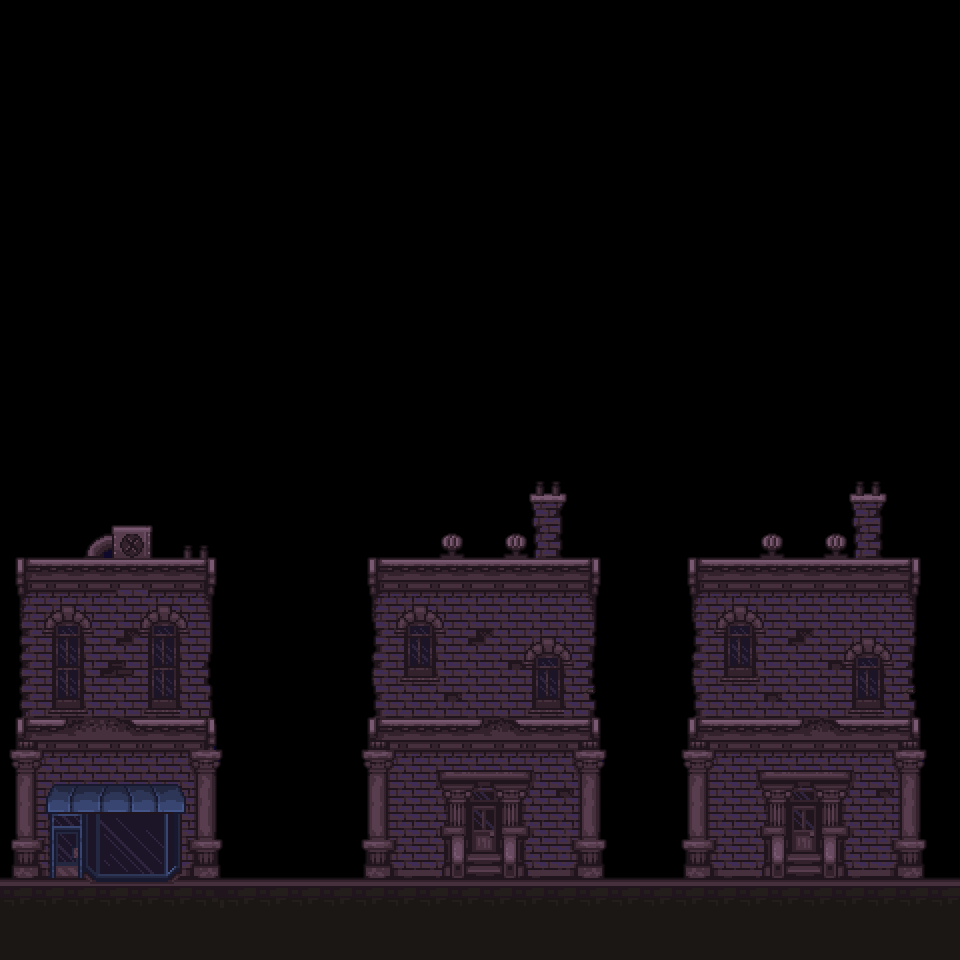

Rendered tile map (Tiled .tmx) drawn with the repository's tilesets; below, a short description and the full map source, tile grids included:
An orthogonal 30x30 tile map with 32x32 px tiles, 1 tile layer (TL1) and 13 objects.

<map version="1.9" tiledversion="1.9.2" orientation="orthogonal" renderorder="right-down" width="30" height="30" tilewidth="32" tileheight="32" infinite="0" nextlayerid="3" nextobjectid="14">
 <tileset firstgid="1" source="../dark city tileset 1.tsx" />
 <layer id="1" name="TL1" width="30" height="30">
  <data encoding="csv">
0,0,0,0,0,0,0,0,0,0,0,0,0,0,0,0,0,0,0,0,0,0,0,0,0,0,0,0,0,0,
0,0,0,0,0,0,0,0,0,0,0,0,0,0,0,0,0,0,0,0,0,0,0,0,0,0,0,0,0,0,
0,0,0,0,0,0,0,0,0,0,0,0,0,0,0,0,0,0,0,0,0,0,0,0,0,0,0,0,0,0,
0,0,0,0,0,0,0,0,0,0,0,0,0,0,0,0,0,0,0,0,0,0,0,0,0,0,0,0,0,0,
0,0,0,0,0,0,0,0,0,0,0,0,0,0,0,0,0,0,0,0,0,0,0,0,0,0,0,0,0,0,
0,0,0,0,0,0,0,0,0,0,0,0,0,0,0,0,0,0,0,0,0,0,0,0,0,0,0,0,0,0,
0,0,0,0,0,0,0,0,0,0,0,0,0,0,0,0,0,0,0,0,0,0,0,0,0,0,0,0,0,0,
0,0,0,0,0,0,0,0,0,0,0,0,0,0,0,0,0,0,0,0,0,0,0,0,0,0,0,0,0,0,
0,0,0,0,0,0,0,0,0,0,0,0,0,0,0,0,0,0,0,0,0,0,0,0,0,0,0,0,0,0,
0,0,0,0,0,0,0,0,0,0,0,0,0,0,0,0,0,0,0,0,0,0,0,0,0,0,0,0,0,0,
12,12,12,12,12,13,14,15,16,17,18,19,20,21,22,22,22,62,62,62,62,62,62,62,62,62,62,22,22,22,
13,94,94,95,96,97,98,99,100,101,12,13,14,15,16,17,18,19,20,21,22,22,21,22,102,102,102,62,62,62,
94,134,94,95,96,97,98,99,100,101,52,53,54,55,56,57,58,59,60,61,62,12,13,14,15,16,17,18,19,20,
134,174,94,95,94,95,96,97,98,99,100,101,101,95,96,97,98,99,100,101,102,52,94,94,95,96,97,98,99,100,
174,214,94,95,94,95,96,97,98,99,94,94,95,96,94,95,96,97,98,99,100,101,134,94,95,96,97,98,99,100,
214,214,94,95,94,95,96,97,94,95,134,294,295,296,297,298,299,300,301,95,96,294,295,296,297,298,299,300,301,100,
246,247,248,249,250,251,252,94,94,94,94,334,335,336,337,338,339,340,341,95,96,334,335,336,337,338,339,340,341,100,
286,287,288,289,290,291,292,134,94,134,94,374,375,376,377,378,379,380,381,95,96,374,375,376,377,378,379,380,381,100,
326,327,328,329,330,331,332,174,94,174,94,414,415,416,417,418,419,420,421,95,94,414,415,416,417,418,419,420,421,100,
366,367,368,369,370,371,372,94,95,214,94,454,455,456,457,458,459,460,461,94,134,454,455,456,457,458,459,460,461,100,
406,407,408,409,410,411,412,94,94,214,94,494,495,496,497,498,499,500,501,134,174,494,495,496,497,498,499,500,501,100,
446,447,448,449,450,451,452,94,134,94,95,534,535,536,537,538,539,540,541,174,214,534,535,536,537,538,539,540,541,100,
486,487,488,489,490,491,492,94,174,94,95,574,575,576,577,578,579,580,581,214,215,574,575,576,577,578,579,580,581,100,
526,527,528,529,530,531,532,134,214,94,95,614,615,616,617,618,619,620,621,214,215,614,615,616,617,618,619,620,621,100,
566,567,568,569,570,571,572,174,214,94,94,654,655,656,657,658,659,660,661,214,215,654,655,656,657,658,659,660,661,100,
606,607,608,609,610,611,612,214,215,94,134,694,695,696,697,698,699,700,701,215,216,694,695,696,697,698,699,700,701,101,
646,647,648,649,650,651,652,214,94,94,174,734,735,736,737,738,739,740,741,215,216,734,735,736,737,738,739,740,741,101,
686,687,688,689,690,691,692,683,683,683,683,774,775,776,777,778,779,780,781,683,683,774,775,776,777,778,779,780,781,683,
726,727,728,729,730,731,732,725,725,725,725,725,725,725,725,725,725,725,725,725,725,725,725,725,725,725,725,725,725,725,
766,767,768,886,886,886,886,886,886,886,886,886,886,886,886,886,886,886,886,886,886,886,886,886,886,886,886,886,886,886
</data>
 </layer>
 <objectgroup id="2" name="Objects">
  <object id="1" x="0" y="320">
   <polyline points="0,560 960,560" />
  </object>
  <object id="2" x="0" y="320">
   <polyline points="16,398 68,398 68,406 26,406 26,414 16,414 16,398" />
  </object>
  <object id="3" x="0" y="320">
   <polyline points="130,398 215,398 215,414 206,414 206,406 130,406 130,398" />
  </object>
  <object id="4" x="0" y="320">
   <polyline points="17,239 215,239 215,246 17,246 17,239" />
  </object>
  <object id="5" x="0" y="320">
   <polyline points="368,398 482,398 482,406 378,406 378,416 368,416 368,398" />
  </object>
  <object id="6" x="0" y="320">
   <polyline points="516,398 600,398 600,416 590,416 590,406 516,406 516,398" />
  </object>
  <object id="7" x="0" y="320">
   <polyline points="600,239 369,239" />
  </object>
  <object id="8" x="0" y="320">
   <polyline points="530,175 565,175" />
  </object>
  <object id="9" x="0" y="320">
   <polyline points="689,239 919,239" />
  </object>
  <object id="10" x="0" y="320">
   <polyline points="886,175 850,175" />
  </object>
  <object id="11" x="0" y="320">
   <polyline points="835,398 919,398" />
  </object>
  <object id="12" x="802" y="718">
   <polyline points="0,0 -114,0" />
  </object>
  <object id="13" x="48.1818" y="812">
   <polyline points="0,0 135.727,0" />
  </object>
 </objectgroup>
</map>
